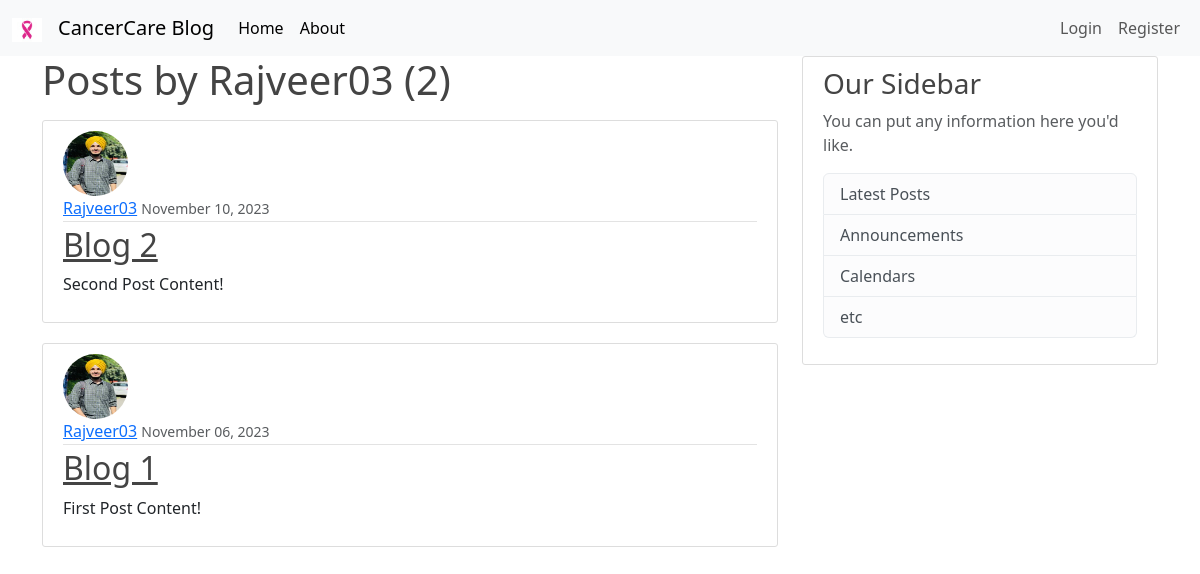
/user/Rajveer03, run on the app's committed database.
### blog/models.py (models this page shows, shortened)
class Post(models.Model):
    title = models.CharField(max_length=100)
    content = models.TextField()
    date_posted = models.DateTimeField(default=timezone.now)
    author = models.ForeignKey(User, on_delete=models.CASCADE)

### users/models.py (models this page shows, shortened)
class Profile(models.Model):
    user = models.OneToOneField(User, on_delete=models.CASCADE)
    image = models.ImageField(default='default.jpg', upload_to='profile_pics')

### blog/views.py (the view)
# urls.py: path('user/<str:username>', UserPostListView.as_view(), name='user-posts'),
class UserPostListView(ListView):
    model = Post
    template_name = 'blog/user_posts.html'  # <app>/<model>_<viewtype>.html
    context_object_name = 'posts'
    paginate_by = 5
    def get_queryset(self):
        user = get_object_or_404(User, username=self.kwargs.get('username'))
        return Post.objects.filter(author=user).order_by('-date_posted')

### blog/templates/blog/user_posts.html (shortened to what this page needs)
{% extends "blog/base.html" %}
{% block content %}
    <h1 class="mb-3">Posts by {{ view.kwargs.username }} ({{ page_obj.paginator.count }})</h1>
    {% for post in posts %}
        <article class="media content-section">
          <img class="rounded-circle article-img" src="{{ post.author.profile.image.url }}">
          <div class="media-body">
            <div class="article-metadata">
              <a class="mr-2" href="{% url 'user-posts' post.author.username %}">{{ post.author }}</a>
              <small class="text-muted">{{ post.date_posted|date:"F d, Y" }}</small>
            </div>
            <h2><a class="article-title" href="{% url 'post-detail' post.id %}">{{ post.title }}</a></h2>
            <p class="article-content">{{ post.content }}</p>
          </div>
        </article>
    {% endfor %}
{% endblock content %}

### blog/static/main.css (style rules this page uses)
#app-parent h1, h2, h3, h4, h5, h6 { color: #444444; }
#app-parent .content-section { background: #ffffff; padding: 10px 20px; border: 1px solid #dddddd; border-radius: 3px; margin-bottom: 20px; }
#app-parent .article-title { color: #444444; }
#app-parent .article-content { white-space: pre-line; }
#app-parent .article-img { height: 65px; width: 65px; margin-right: 16px; }
#app-parent .article-metadata { padding-bottom: 1px; margin-bottom: 4px; border-bottom: 1px solid #e3e3e3 }

### data on the page
Post: author.profile.image (placeholder picture), author "Rajveer03", date_posted "November 10, 2023", title "Blog 2", content "Second Post Content!"
Post: author.profile.image (placeholder picture), author "Rajveer03", date_posted "November 06, 2023", title "Blog 1", content "First Post Content!"

### other printed values
{{ view.kwargs.username }} "Rajveer03"
{{ page_obj.paginator.count }} "2"
